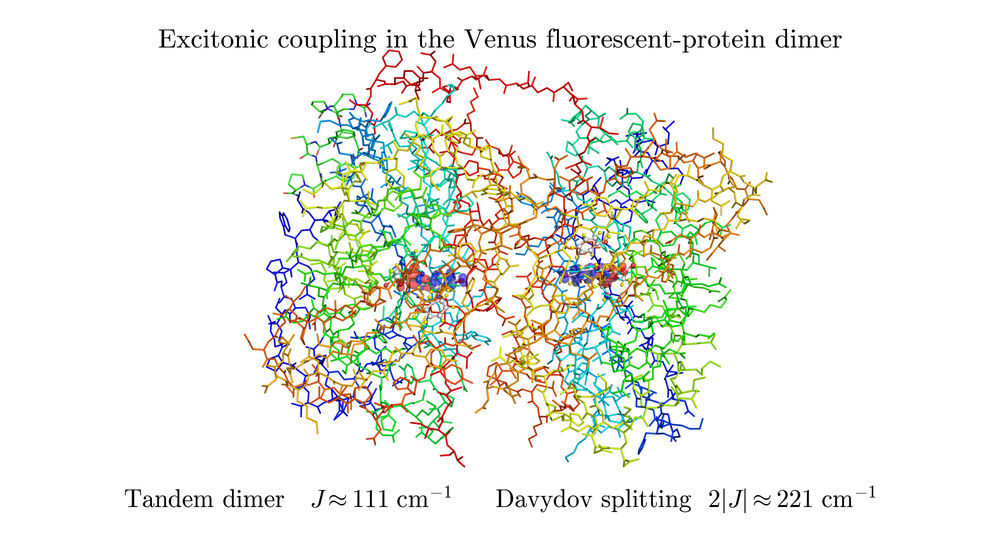
#> input picture manuscript/toc_steom.png, 1000 x 540 px, shrunk from 2000 x 1080 before the run
$ python label_toc_white.py
#> lines starting #> are read from the running program, lines starting #| are printed output that depends on the picture
# label_toc.py — add the paper's punchline caption to the raytraced TOC render.
import matplotlib
matplotlib.use("Agg")
import matplotlib.pyplot as plt
import matplotlib.image as mpimg
from pathlib import Path

plt.rcParams.update({
    "font.family": "serif",
    "font.serif": ["cmr10", "STIXGeneral", "DejaVu Serif"],
    "mathtext.fontset": "cm",
    "axes.unicode_minus": False,
    "axes.formatter.use_mathtext": True,
})

ROOT = Path(__file__).resolve().parent
# The retained manuscript asset already contains the previous labels.  Blank
# only the white title/caption bands before drawing the audited values; the
# coordinate-derived molecular render itself is left byte-for-pixel unchanged.
SRC = ROOT / "manuscript" / "toc_steom.png"
OUT = ROOT / "manuscript" / "toc_steom.png"

img = mpimg.imread(SRC)
#> img is the input picture: shape (540, 1000, 4) float32; mean R, G, B, A 0.938, 0.944, 0.922, 1
img[:135, :, :3] = 1.0
img[-145:, :, :3] = 1.0
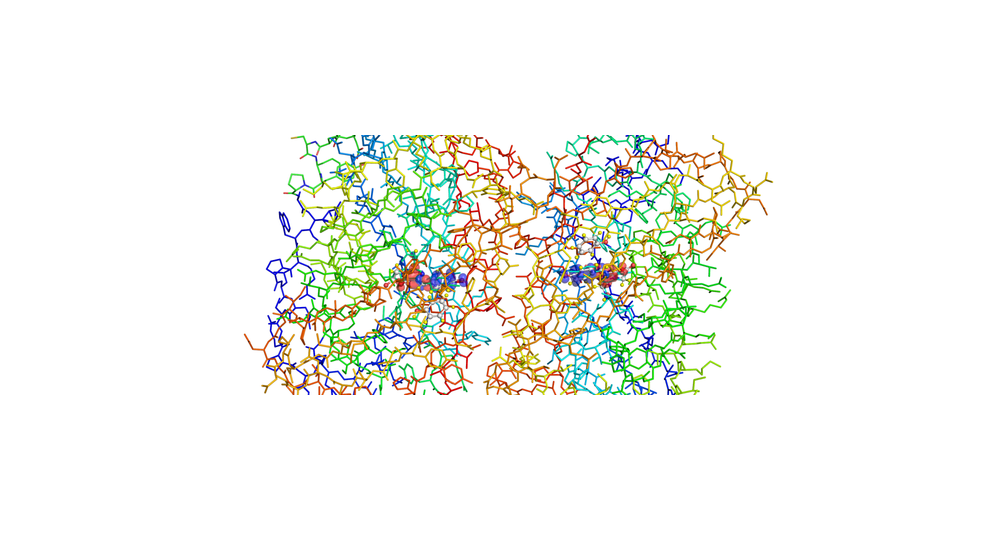
#> img: shape (540, 1000, 4) float32; mean R, G, B, A 0.956, 0.962, 0.942, 1
h, w = img.shape[:2]
#> h = 540; w = 1000
fig = plt.figure(figsize=(w / 300, h / 300), dpi=300)
ax = fig.add_axes([0, 0, 1, 1]); ax.imshow(img); ax.axis("off")

ax.text(0.5, 0.925,
        "Excitonic coupling in the Venus fluorescent-protein dimer",
        transform=ax.transAxes, ha="center", va="center",
        color="black", fontsize=13)
ax.text(0.5, 0.075,
        r"Tandem ensemble: $J=32.8\pm1.6\ \mathrm{cm^{-1}}$"
        r"     Davydov splitting: $2|J|=65.6\pm3.1\ \mathrm{cm^{-1}}$",
        transform=ax.transAxes, ha="center", va="center",
        color="black", fontsize=9.5)

fig.savefig(OUT, dpi=300, facecolor="white")
print("wrote", OUT, w, "x", h)
#| wrote manuscript/toc_steom.png 1000 x 540

$ run again, with arXiv-2605.00027v1/steom_difference_dimer.png copied over manuscript/toc_steom.png
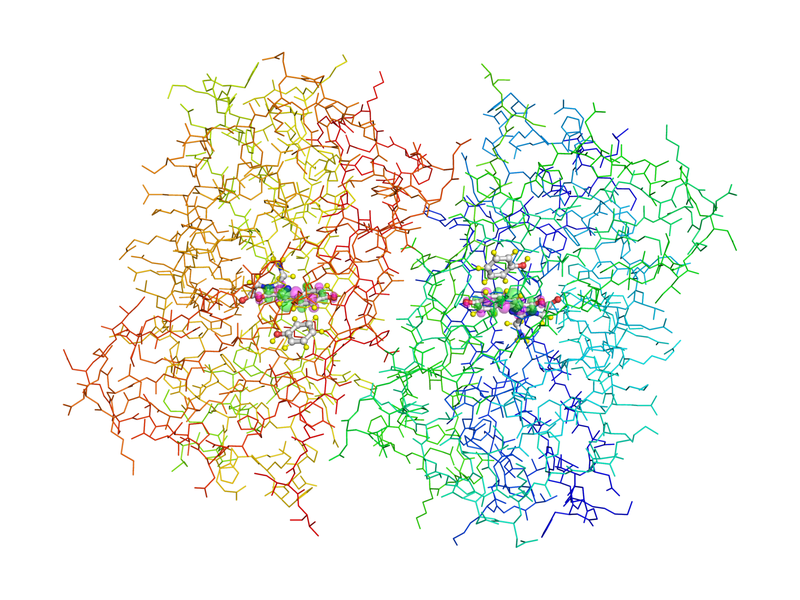
#> input picture arXiv-2605.00027v1/steom_difference_dimer.png, 800 x 600 px, shrunk from 1600 x 1200 before the run
#> img is the input picture: shape (600, 800, 4) float32; mean R, G, B, A 0.939, 0.949, 0.926, 1
#> `img[-145:, :, :3] = 1.0`:
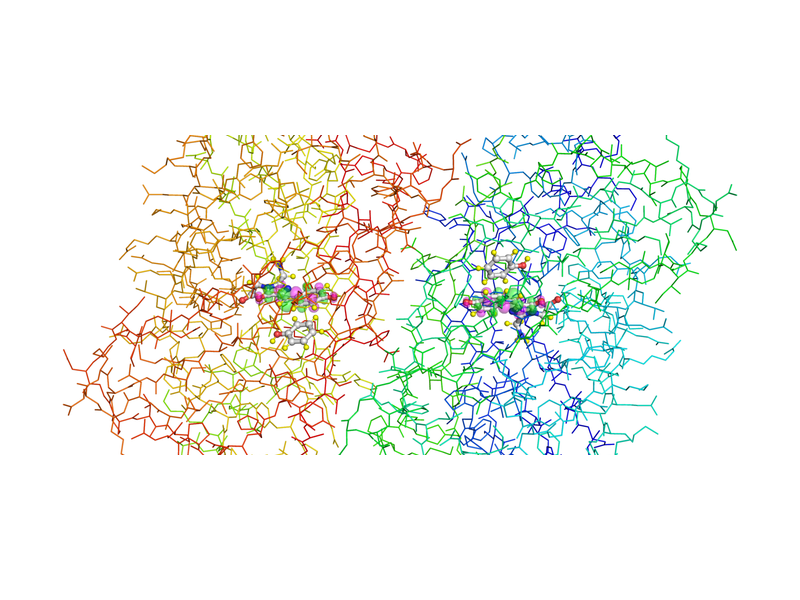
#> img: shape (600, 800, 4) float32; mean R, G, B, A 0.949, 0.957, 0.937, 1
#| wrote manuscript/toc_steom.png 800 x 600

$ run again, with arXiv-2605.00027v1/steom_difference_qm.png copied over manuscript/toc_steom.png
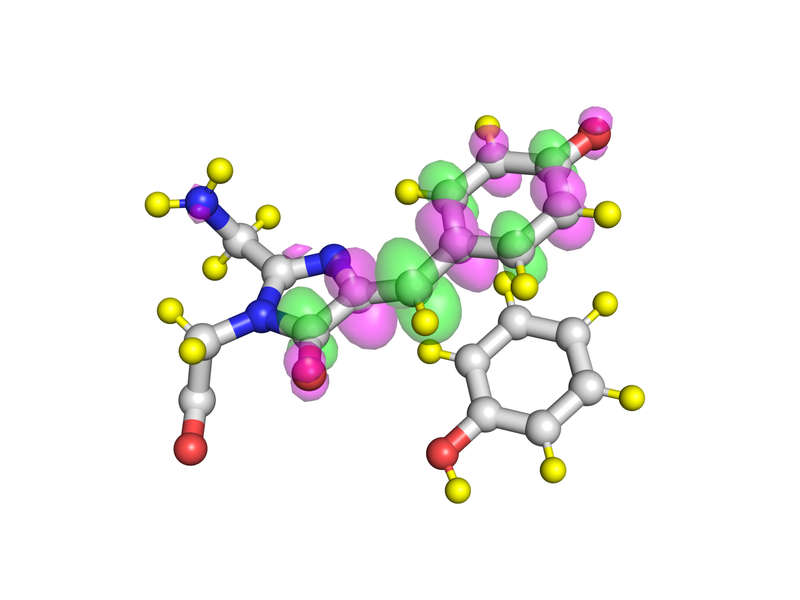
#> input picture arXiv-2605.00027v1/steom_difference_qm.png, 800 x 600 px, shrunk from 1600 x 1200 before the run
#> img is the input picture: shape (600, 800, 4) float32; mean R, G, B, A 0.95, 0.944, 0.936, 1
#> `img[-145:, :, :3] = 1.0`:
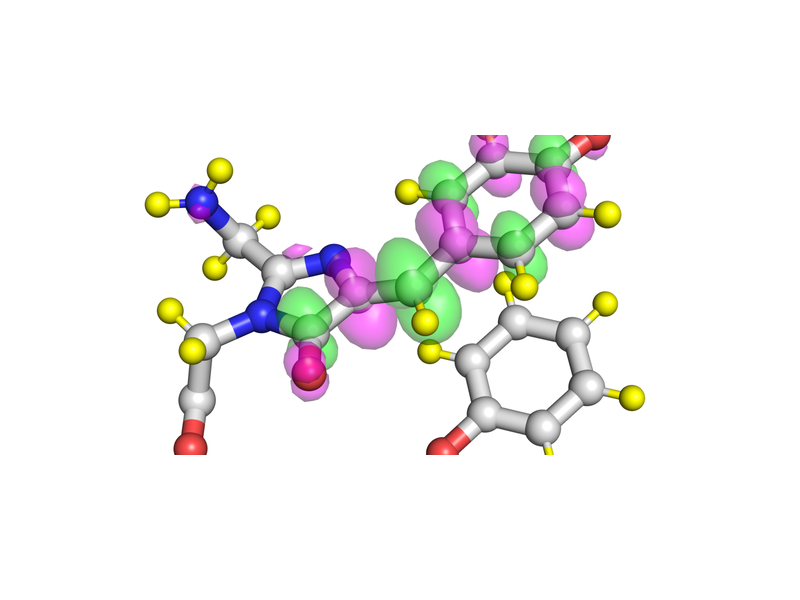
#> img: shape (600, 800, 4) float32; mean R, G, B, A 0.952, 0.947, 0.941, 1
#| wrote manuscript/toc_steom.png 800 x 600
